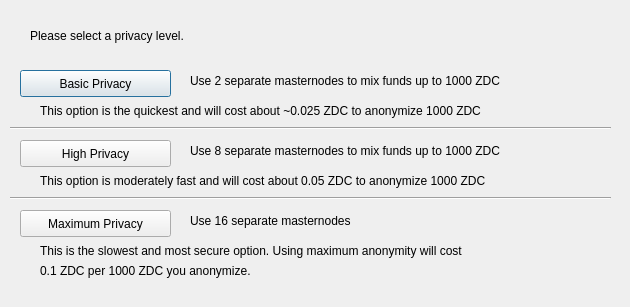
<?xml version="1.0" encoding="UTF-8"?>
<ui version="4.0">
 <class>ObfuscationConfig</class>
 <widget class="QDialog" name="ObfuscationConfig">
  <property name="geometry">
   <rect>
    <x>0</x>
    <y>0</y>
    <width>630</width>
    <height>307</height>
   </rect>
  </property>
  <property name="windowTitle">
   <string>Configure Obfuscation</string>
  </property>
  <widget class="QPushButton" name="buttonBasic">
   <property name="geometry">
    <rect>
     <x>20</x>
     <y>70</y>
     <width>151</width>
     <height>27</height>
    </rect>
   </property>
   <property name="text">
    <string>Basic Privacy</string>
   </property>
  </widget>
  <widget class="QPushButton" name="buttonHigh">
   <property name="geometry">
    <rect>
     <x>20</x>
     <y>140</y>
     <width>151</width>
     <height>27</height>
    </rect>
   </property>
   <property name="text">
    <string>High Privacy</string>
   </property>
  </widget>
  <widget class="QPushButton" name="buttonMax">
   <property name="geometry">
    <rect>
     <x>20</x>
     <y>210</y>
     <width>151</width>
     <height>27</height>
    </rect>
   </property>
   <property name="text">
    <string>Maximum Privacy</string>
   </property>
  </widget>
  <widget class="QLabel" name="label">
   <property name="geometry">
    <rect>
     <x>30</x>
     <y>20</y>
     <width>571</width>
     <height>31</height>
    </rect>
   </property>
   <property name="text">
    <string>Please select a privacy level.</string>
   </property>
  </widget>
  <widget class="QLabel" name="label_2">
   <property name="geometry">
    <rect>
     <x>190</x>
     <y>70</y>
     <width>421</width>
     <height>21</height>
    </rect>
   </property>
   <property name="text">
    <string>Use 2 separate masternodes to mix funds up to 1000 ZDC</string>
   </property>
  </widget>
  <widget class="QLabel" name="label_3">
   <property name="geometry">
    <rect>
     <x>190</x>
     <y>140</y>
     <width>411</width>
     <height>21</height>
    </rect>
   </property>
   <property name="text">
    <string>Use 8 separate masternodes to mix funds up to 1000 ZDC</string>
   </property>
  </widget>
  <widget class="QLabel" name="label_4">
   <property name="geometry">
    <rect>
     <x>190</x>
     <y>210</y>
     <width>421</width>
     <height>21</height>
    </rect>
   </property>
   <property name="text">
    <string>Use 16 separate masternodes</string>
   </property>
  </widget>
  <widget class="QLabel" name="label_6">
   <property name="geometry">
    <rect>
     <x>40</x>
     <y>100</y>
     <width>561</width>
     <height>21</height>
    </rect>
   </property>
   <property name="text">
    <string>This option is the quickest and will cost about ~0.025 ZDC to anonymize 1000 ZDC</string>
   </property>
  </widget>
  <widget class="QLabel" name="label_7">
   <property name="geometry">
    <rect>
     <x>40</x>
     <y>170</y>
     <width>561</width>
     <height>21</height>
    </rect>
   </property>
   <property name="text">
    <string>This option is moderately fast and will cost about 0.05 ZDC to anonymize 1000 ZDC</string>
   </property>
  </widget>
  <widget class="QLabel" name="label_8">
   <property name="geometry">
    <rect>
     <x>40</x>
     <y>240</y>
     <width>561</width>
     <height>21</height>
    </rect>
   </property>
   <property name="text">
    <string>This is the slowest and most secure option. Using maximum anonymity will cost</string>
   </property>
  </widget>
  <widget class="QLabel" name="label_9">
   <property name="geometry">
    <rect>
     <x>40</x>
     <y>260</y>
     <width>561</width>
     <height>21</height>
    </rect>
   </property>
   <property name="text">
    <string>0.1 ZDC per 1000 ZDC you anonymize.</string>
   </property>
  </widget>
  <widget class="Line" name="line">
   <property name="geometry">
    <rect>
     <x>10</x>
     <y>120</y>
     <width>601</width>
     <height>16</height>
    </rect>
   </property>
   <property name="orientation">
    <enum>Qt::Horizontal</enum>
   </property>
  </widget>
  <widget class="Line" name="line_2">
   <property name="geometry">
    <rect>
     <x>10</x>
     <y>190</y>
     <width>601</width>
     <height>16</height>
    </rect>
   </property>
   <property name="orientation">
    <enum>Qt::Horizontal</enum>
   </property>
  </widget>
 </widget>
 <resources/>
 <connections/>
</ui>
